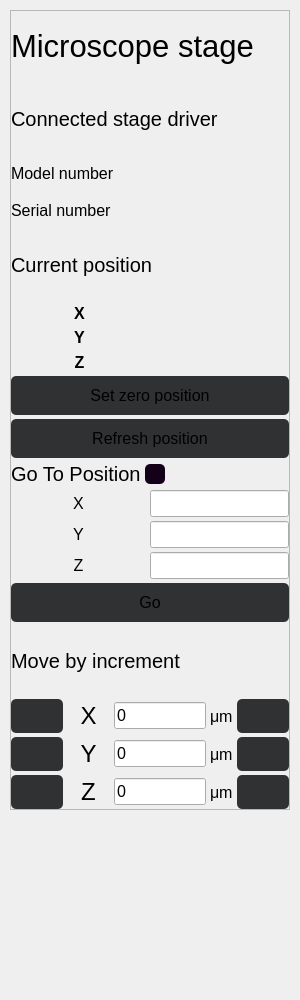
<?xml version="1.0" encoding="UTF-8"?>
<ui version="4.0">
 <class>mainWindow</class>
 <widget class="QWidget" name="mainWindow">
  <property name="geometry">
   <rect>
    <x>0</x>
    <y>0</y>
    <width>300</width>
    <height>1000</height>
   </rect>
  </property>
  <property name="sizePolicy">
   <sizepolicy hsizetype="Expanding" vsizetype="Expanding">
    <horstretch>0</horstretch>
    <verstretch>0</verstretch>
   </sizepolicy>
  </property>
  <property name="minimumSize">
   <size>
    <width>0</width>
    <height>600</height>
   </size>
  </property>
  <property name="windowTitle">
   <string>Form</string>
  </property>
  <property name="styleSheet">
   <string notr="true">#MainWindow{
	/*background-color:  #140019;*/
}
/*background-color: rgb(43, 43, 43);*/

#mainFrame{
	/*background-color: #140019;*/
	border-radius: 10px;
}
QPushButton{
	/*border: 1px solid rgb(89, 89, 89); */
	background-color: #2F3133;
	padding: 10px;
	/*background-color: #040f13;*/
	/*background-color: #2b192f;*/
	border-radius: 5px;
}

QSpinBox{
	/*background-color: #333333;*/
}
QComboBox{
	/*background-color: #333333;*/
}

QLineEdit{
	/*background-color: #2b192f;*/
}

Line{
	/*color: rgb(255, 255, 255);*/
	/*border-color: rgb(20, 12, 255);*/
	/*color: rgb(44, 255, 21);*/
}</string>
  </property>
  <widget class="QFrame" name="mainFrame">
   <property name="geometry">
    <rect>
     <x>0</x>
     <y>0</y>
     <width>300</width>
     <height>1200</height>
    </rect>
   </property>
   <property name="sizePolicy">
    <sizepolicy hsizetype="Preferred" vsizetype="Expanding">
     <horstretch>0</horstretch>
     <verstretch>0</verstretch>
    </sizepolicy>
   </property>
   <property name="minimumSize">
    <size>
     <width>0</width>
     <height>600</height>
    </size>
   </property>
   <property name="frameShape">
    <enum>QFrame::StyledPanel</enum>
   </property>
   <property name="frameShadow">
    <enum>QFrame::Raised</enum>
   </property>
   <layout class="QVBoxLayout" name="verticalLayout">
    <property name="spacing">
     <number>2</number>
    </property>
    <property name="leftMargin">
     <number>10</number>
    </property>
    <property name="topMargin">
     <number>10</number>
    </property>
    <property name="rightMargin">
     <number>10</number>
    </property>
    <property name="bottomMargin">
     <number>10</number>
    </property>
    <item>
     <widget class="QScrollArea" name="scrollArea">
      <property name="minimumSize">
       <size>
        <width>0</width>
        <height>800</height>
       </size>
      </property>
      <property name="verticalScrollBarPolicy">
       <enum>Qt::ScrollBarAlwaysOff</enum>
      </property>
      <property name="horizontalScrollBarPolicy">
       <enum>Qt::ScrollBarAlwaysOff</enum>
      </property>
      <property name="sizeAdjustPolicy">
       <enum>QAbstractScrollArea::AdjustIgnored</enum>
      </property>
      <property name="widgetResizable">
       <bool>true</bool>
      </property>
      <widget class="QWidget" name="scrollAreaWidgetContents">
       <property name="geometry">
        <rect>
         <x>0</x>
         <y>0</y>
         <width>303</width>
         <height>798</height>
        </rect>
       </property>
       <layout class="QVBoxLayout" name="verticalLayout_2">
        <property name="spacing">
         <number>4</number>
        </property>
        <property name="leftMargin">
         <number>0</number>
        </property>
        <property name="topMargin">
         <number>0</number>
        </property>
        <property name="rightMargin">
         <number>0</number>
        </property>
        <property name="bottomMargin">
         <number>0</number>
        </property>
        <item>
         <widget class="QLabel" name="mainTitle">
          <property name="font">
           <font>
            <pointsize>23</pointsize>
           </font>
          </property>
          <property name="text">
           <string>Microscope stage</string>
          </property>
         </widget>
        </item>
        <item>
         <widget class="QLabel" name="driverTitle">
          <property name="font">
           <font>
            <pointsize>15</pointsize>
           </font>
          </property>
          <property name="text">
           <string>Connected stage driver</string>
          </property>
         </widget>
        </item>
        <item>
         <layout class="QGridLayout" name="driverInfoGrid">
          <item row="1" column="0">
           <widget class="QLabel" name="serialNumberLabel">
            <property name="font">
             <font>
              <pointsize>12</pointsize>
             </font>
            </property>
            <property name="text">
             <string>Serial number</string>
            </property>
           </widget>
          </item>
          <item row="0" column="0">
           <widget class="QLabel" name="modelNumberLabel">
            <property name="font">
             <font>
              <pointsize>12</pointsize>
             </font>
            </property>
            <property name="text">
             <string>Model number</string>
            </property>
           </widget>
          </item>
          <item row="0" column="1">
           <widget class="QLabel" name="modelNumberValue">
            <property name="font">
             <font>
              <pointsize>12</pointsize>
             </font>
            </property>
            <property name="text">
             <string/>
            </property>
           </widget>
          </item>
          <item row="1" column="1">
           <widget class="QLabel" name="serialNumberValue">
            <property name="font">
             <font>
              <pointsize>12</pointsize>
             </font>
            </property>
            <property name="text">
             <string/>
            </property>
           </widget>
          </item>
         </layout>
        </item>
        <item>
         <widget class="QLabel" name="currentPositionTitle">
          <property name="font">
           <font>
            <pointsize>15</pointsize>
           </font>
          </property>
          <property name="text">
           <string>Current position</string>
          </property>
         </widget>
        </item>
        <item>
         <layout class="QGridLayout" name="currentPositionGrid">
          <item row="0" column="0">
           <widget class="QLabel" name="currentXPosLabel">
            <property name="font">
             <font>
              <pointsize>12</pointsize>
              <weight>75</weight>
              <bold>true</bold>
             </font>
            </property>
            <property name="text">
             <string>X</string>
            </property>
            <property name="alignment">
             <set>Qt::AlignCenter</set>
            </property>
           </widget>
          </item>
          <item row="1" column="0">
           <widget class="QLabel" name="currentYPosLabel">
            <property name="font">
             <font>
              <pointsize>12</pointsize>
              <weight>75</weight>
              <bold>true</bold>
             </font>
            </property>
            <property name="text">
             <string>Y</string>
            </property>
            <property name="alignment">
             <set>Qt::AlignCenter</set>
            </property>
           </widget>
          </item>
          <item row="2" column="1">
           <widget class="QLabel" name="currentZPos">
            <property name="font">
             <font>
              <pointsize>12</pointsize>
              <weight>75</weight>
              <bold>true</bold>
             </font>
            </property>
            <property name="text">
             <string/>
            </property>
            <property name="alignment">
             <set>Qt::AlignRight|Qt::AlignTrailing|Qt::AlignVCenter</set>
            </property>
           </widget>
          </item>
          <item row="2" column="0">
           <widget class="QLabel" name="currentZPosLabel">
            <property name="font">
             <font>
              <pointsize>12</pointsize>
              <weight>75</weight>
              <bold>true</bold>
             </font>
            </property>
            <property name="text">
             <string>Z</string>
            </property>
            <property name="alignment">
             <set>Qt::AlignCenter</set>
            </property>
           </widget>
          </item>
          <item row="0" column="1">
           <widget class="QLabel" name="currentXPos">
            <property name="font">
             <font>
              <pointsize>12</pointsize>
              <weight>75</weight>
              <bold>true</bold>
             </font>
            </property>
            <property name="text">
             <string/>
            </property>
            <property name="alignment">
             <set>Qt::AlignRight|Qt::AlignTrailing|Qt::AlignVCenter</set>
            </property>
           </widget>
          </item>
          <item row="1" column="1">
           <widget class="QLabel" name="currentYPos">
            <property name="font">
             <font>
              <pointsize>12</pointsize>
              <weight>75</weight>
              <bold>true</bold>
             </font>
            </property>
            <property name="text">
             <string/>
            </property>
            <property name="alignment">
             <set>Qt::AlignRight|Qt::AlignTrailing|Qt::AlignVCenter</set>
            </property>
           </widget>
          </item>
         </layout>
        </item>
        <item>
         <widget class="QPushButton" name="setZeroPositionBtn">
          <property name="font">
           <font>
            <pointsize>12</pointsize>
           </font>
          </property>
          <property name="text">
           <string>Set zero position</string>
          </property>
          <property name="icon">
           <iconset>
            <normaloff>../feather/edit.svg</normaloff>../feather/edit.svg</iconset>
          </property>
         </widget>
        </item>
        <item>
         <widget class="QPushButton" name="refreshPositionBtn">
          <property name="font">
           <font>
            <pointsize>12</pointsize>
           </font>
          </property>
          <property name="text">
           <string>Refresh position</string>
          </property>
          <property name="icon">
           <iconset>
            <normaloff>../feather/refresh-cw.svg</normaloff>../feather/refresh-cw.svg</iconset>
          </property>
         </widget>
        </item>
        <item>
         <layout class="QGridLayout" name="gridLayout_2">
          <item row="0" column="1">
           <widget class="QPushButton" name="goToPositionHelpBtn">
            <property name="maximumSize">
             <size>
              <width>20</width>
              <height>20</height>
             </size>
            </property>
            <property name="styleSheet">
             <string notr="true">background-color:  #140019;</string>
            </property>
            <property name="text">
             <string/>
            </property>
            <property name="icon">
             <iconset>
              <normaloff>../feather/help-circle.svg</normaloff>../feather/help-circle.svg</iconset>
            </property>
           </widget>
          </item>
          <item row="0" column="0">
           <widget class="QLabel" name="goToPositionTitle">
            <property name="font">
             <font>
              <pointsize>15</pointsize>
             </font>
            </property>
            <property name="text">
             <string>Go To Position</string>
            </property>
           </widget>
          </item>
          <item row="0" column="2">
           <spacer name="horizontalSpacer">
            <property name="orientation">
             <enum>Qt::Horizontal</enum>
            </property>
            <property name="sizeHint" stdset="0">
             <size>
              <width>40</width>
              <height>20</height>
             </size>
            </property>
           </spacer>
          </item>
         </layout>
        </item>
        <item>
         <layout class="QGridLayout" name="goToPositionTitleGrid">
          <item row="0" column="0">
           <widget class="QLabel" name="goToPositionXLabel">
            <property name="sizePolicy">
             <sizepolicy hsizetype="Preferred" vsizetype="Preferred">
              <horstretch>0</horstretch>
              <verstretch>0</verstretch>
             </sizepolicy>
            </property>
            <property name="sizeIncrement">
             <size>
              <width>0</width>
              <height>0</height>
             </size>
            </property>
            <property name="font">
             <font>
              <pointsize>12</pointsize>
             </font>
            </property>
            <property name="lineWidth">
             <number>0</number>
            </property>
            <property name="text">
             <string>              X              </string>
            </property>
            <property name="alignment">
             <set>Qt::AlignCenter</set>
            </property>
            <property name="margin">
             <number>0</number>
            </property>
            <property name="indent">
             <number>-1</number>
            </property>
           </widget>
          </item>
          <item row="1" column="1">
           <widget class="QLineEdit" name="goToPositionY">
            <property name="font">
             <font>
              <pointsize>12</pointsize>
             </font>
            </property>
            <property name="text">
             <string/>
            </property>
           </widget>
          </item>
          <item row="0" column="1">
           <widget class="QLineEdit" name="goToPositionX">
            <property name="font">
             <font>
              <pointsize>12</pointsize>
             </font>
            </property>
            <property name="inputMask">
             <string/>
            </property>
            <property name="text">
             <string/>
            </property>
           </widget>
          </item>
          <item row="2" column="0">
           <widget class="QLabel" name="goToPositionZLabel">
            <property name="font">
             <font>
              <pointsize>12</pointsize>
             </font>
            </property>
            <property name="text">
             <string>Z</string>
            </property>
            <property name="alignment">
             <set>Qt::AlignCenter</set>
            </property>
           </widget>
          </item>
          <item row="2" column="1">
           <widget class="QLineEdit" name="goToPositionZ">
            <property name="font">
             <font>
              <pointsize>12</pointsize>
             </font>
            </property>
            <property name="text">
             <string/>
            </property>
           </widget>
          </item>
          <item row="1" column="0">
           <widget class="QLabel" name="goToPositionYLabel">
            <property name="font">
             <font>
              <pointsize>12</pointsize>
             </font>
            </property>
            <property name="text">
             <string>Y</string>
            </property>
            <property name="alignment">
             <set>Qt::AlignCenter</set>
            </property>
           </widget>
          </item>
         </layout>
        </item>
        <item>
         <widget class="QPushButton" name="goToPositionBtn">
          <property name="font">
           <font>
            <pointsize>12</pointsize>
           </font>
          </property>
          <property name="text">
           <string>Go</string>
          </property>
          <property name="icon">
           <iconset>
            <normaloff>../feather/play.svg</normaloff>../feather/play.svg</iconset>
          </property>
          <property name="iconSize">
           <size>
            <width>16</width>
            <height>16</height>
           </size>
          </property>
         </widget>
        </item>
        <item>
         <widget class="QLabel" name="label">
          <property name="font">
           <font>
            <pointsize>15</pointsize>
           </font>
          </property>
          <property name="text">
           <string>Move by increment</string>
          </property>
         </widget>
        </item>
        <item>
         <layout class="QGridLayout" name="gridLayout">
          <item row="0" column="1">
           <widget class="QLabel" name="incrementXLabel">
            <property name="font">
             <font>
              <pointsize>18</pointsize>
             </font>
            </property>
            <property name="text">
             <string>  X  </string>
            </property>
            <property name="alignment">
             <set>Qt::AlignCenter</set>
            </property>
           </widget>
          </item>
          <item row="2" column="3">
           <widget class="QLabel" name="label_7">
            <property name="font">
             <font>
              <pointsize>12</pointsize>
             </font>
            </property>
            <property name="text">
             <string>μm</string>
            </property>
           </widget>
          </item>
          <item row="1" column="4">
           <widget class="QPushButton" name="incrementYBtn">
            <property name="text">
             <string/>
            </property>
            <property name="icon">
             <iconset>
              <normaloff>../feather/arrow-right-side-circle.svg</normaloff>../feather/arrow-right-side-circle.svg</iconset>
            </property>
            <property name="iconSize">
             <size>
              <width>30</width>
              <height>30</height>
             </size>
            </property>
           </widget>
          </item>
          <item row="0" column="3">
           <widget class="QLabel" name="label_5">
            <property name="font">
             <font>
              <pointsize>12</pointsize>
             </font>
            </property>
            <property name="text">
             <string>μm</string>
            </property>
           </widget>
          </item>
          <item row="1" column="1">
           <widget class="QLabel" name="incrementYLabel">
            <property name="font">
             <font>
              <pointsize>18</pointsize>
             </font>
            </property>
            <property name="text">
             <string>Y</string>
            </property>
            <property name="alignment">
             <set>Qt::AlignCenter</set>
            </property>
           </widget>
          </item>
          <item row="2" column="4">
           <widget class="QPushButton" name="incrementZBtn">
            <property name="text">
             <string/>
            </property>
            <property name="icon">
             <iconset>
              <normaloff>../feather/arrow-up-circle.svg</normaloff>../feather/arrow-up-circle.svg</iconset>
            </property>
            <property name="iconSize">
             <size>
              <width>30</width>
              <height>30</height>
             </size>
            </property>
           </widget>
          </item>
          <item row="0" column="0">
           <widget class="QPushButton" name="decrementXBtn">
            <property name="text">
             <string/>
            </property>
            <property name="icon">
             <iconset>
              <normaloff>../feather/arrow-left-circle.svg</normaloff>../feather/arrow-left-circle.svg</iconset>
            </property>
            <property name="iconSize">
             <size>
              <width>30</width>
              <height>30</height>
             </size>
            </property>
           </widget>
          </item>
          <item row="2" column="1">
           <widget class="QLabel" name="incrementZLabel">
            <property name="font">
             <font>
              <pointsize>18</pointsize>
             </font>
            </property>
            <property name="text">
             <string>Z</string>
            </property>
            <property name="alignment">
             <set>Qt::AlignCenter</set>
            </property>
           </widget>
          </item>
          <item row="2" column="0">
           <widget class="QPushButton" name="decrementZBtn">
            <property name="text">
             <string/>
            </property>
            <property name="icon">
             <iconset>
              <normaloff>../feather/arrow-down-circle.svg</normaloff>../feather/arrow-down-circle.svg</iconset>
            </property>
            <property name="iconSize">
             <size>
              <width>30</width>
              <height>30</height>
             </size>
            </property>
           </widget>
          </item>
          <item row="0" column="4">
           <widget class="QPushButton" name="incrementXBtn">
            <property name="enabled">
             <bool>true</bool>
            </property>
            <property name="text">
             <string/>
            </property>
            <property name="icon">
             <iconset>
              <normaloff>../feather/arrow-right-circle.svg</normaloff>../feather/arrow-right-circle.svg</iconset>
            </property>
            <property name="iconSize">
             <size>
              <width>30</width>
              <height>30</height>
             </size>
            </property>
           </widget>
          </item>
          <item row="2" column="2">
           <widget class="QLineEdit" name="incrementZ">
            <property name="font">
             <font>
              <pointsize>12</pointsize>
             </font>
            </property>
            <property name="text">
             <string>0</string>
            </property>
           </widget>
          </item>
          <item row="1" column="2">
           <widget class="QLineEdit" name="incrementY">
            <property name="font">
             <font>
              <pointsize>12</pointsize>
             </font>
            </property>
            <property name="text">
             <string>0</string>
            </property>
           </widget>
          </item>
          <item row="1" column="0">
           <widget class="QPushButton" name="decrementYBtn">
            <property name="text">
             <string/>
            </property>
            <property name="icon">
             <iconset>
              <normaloff>../feather/arrow-left-side--down-circle.svg</normaloff>../feather/arrow-left-side--down-circle.svg</iconset>
            </property>
            <property name="iconSize">
             <size>
              <width>30</width>
              <height>30</height>
             </size>
            </property>
           </widget>
          </item>
          <item row="1" column="3">
           <widget class="QLabel" name="label_6">
            <property name="font">
             <font>
              <pointsize>12</pointsize>
             </font>
            </property>
            <property name="text">
             <string>μm</string>
            </property>
           </widget>
          </item>
          <item row="0" column="2">
           <widget class="QLineEdit" name="incrementX">
            <property name="font">
             <font>
              <pointsize>12</pointsize>
             </font>
            </property>
            <property name="locale">
             <locale language="English" country="Denmark"/>
            </property>
            <property name="inputMask">
             <string/>
            </property>
            <property name="text">
             <string>0</string>
            </property>
            <property name="alignment">
             <set>Qt::AlignLeading|Qt::AlignLeft|Qt::AlignVCenter</set>
            </property>
           </widget>
          </item>
         </layout>
        </item>
       </layout>
      </widget>
     </widget>
    </item>
    <item>
     <spacer name="verticalSpacer">
      <property name="orientation">
       <enum>Qt::Vertical</enum>
      </property>
      <property name="sizeHint" stdset="0">
       <size>
        <width>20</width>
        <height>40</height>
       </size>
      </property>
     </spacer>
    </item>
   </layout>
  </widget>
 </widget>
 <resources/>
 <connections/>
</ui>
